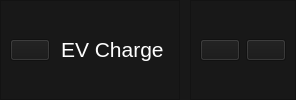
     <widget class="QWidget" name="header" native="true">
      <property name="styleSheet">
       <string notr="true">background-color: rgb(24, 24, 24);</string>
      </property>
      <layout class="QHBoxLayout" name="horizontalLayout">
       <property name="spacing">
        <number>10</number>
       </property>
       <property name="leftMargin">
        <number>0</number>
       </property>
       <property name="topMargin">
        <number>0</number>
       </property>
       <property name="rightMargin">
        <number>0</number>
       </property>
       <property name="bottomMargin">
        <number>0</number>
       </property>
       <item alignment="Qt::AlignLeft">
        <widget class="QFrame" name="frame">
         <property name="frameShape">
          <enum>QFrame::StyledPanel</enum>
         </property>
         <property name="frameShadow">
          <enum>QFrame::Raised</enum>
         </property>
         <layout class="QHBoxLayout" name="horizontalLayout_3">
          <item>
           <widget class="QPushButton" name="menu">
            <property name="text">
             <string/>
            </property>
            <property name="icon">
             <iconset resource="menu.qrc">
              <normaloff>:/newPrefix/🦆 icon _Bars_.png</normaloff>:/newPrefix/🦆 icon _Bars_.png</iconset>
            </property>
           </widget>
          </item>
          <item alignment="Qt::AlignLeft">
           <widget class="QLabel" name="title">
            <property name="font">
             <font>
              <family>MS Shell Dlg 2</family>
              <pointsize>16</pointsize>
              <weight>9</weight>
              <italic>false</italic>
              <bold>false</bold>
              <underline>false</underline>
             </font>
            </property>
            <property name="styleSheet">
             <string notr="true">color: rgb(255, 255, 255);
font: 75 16pt &quot;MS Shell Dlg 2&quot;;
padding-bottom: 2px;</string>
            </property>
            <property name="text">
             <string>EV Charge</string>
            </property>
           </widget>
          </item>
         </layout>
        </widget>
       </item>
       <item alignment="Qt::AlignRight">
        <widget class="QFrame" name="frame_2">
         <property name="frameShape">
          <enum>QFrame::StyledPanel</enum>
         </property>
         <property name="frameShadow">
          <enum>QFrame::Raised</enum>
         </property>
         <layout class="QHBoxLayout" name="horizontalLayout_2">
          <item>
           <widget class="QPushButton" name="notification">
            <property name="text">
             <string/>
            </property>
            <property name="icon">
             <iconset resource="noti.qrc">
              <normaloff>:/newPrefix/🦆 icon _bell_.png</normaloff>:/newPrefix/🦆 icon _bell_.png</iconset>
            </property>
            <property name="iconSize">
             <size>
              <width>20</width>
              <height>20</height>
             </size>
            </property>
           </widget>
          </item>
          <item>
           <widget class="QPushButton" name="account">
            <property name="text">
             <string/>
            </property>
            <property name="icon">
             <iconset resource="account.qrc">
              <normaloff>:/newPrefix/🦆 icon _User Circle_.png</normaloff>:/newPrefix/🦆 icon _User Circle_.png</iconset>
            </property>
            <property name="iconSize">
             <size>
              <width>25</width>
              <height>25</height>
             </size>
            </property>
           </widget>
          </item>
         </layout>
        </widget>
       </item>
      </layout>
     </widget>
